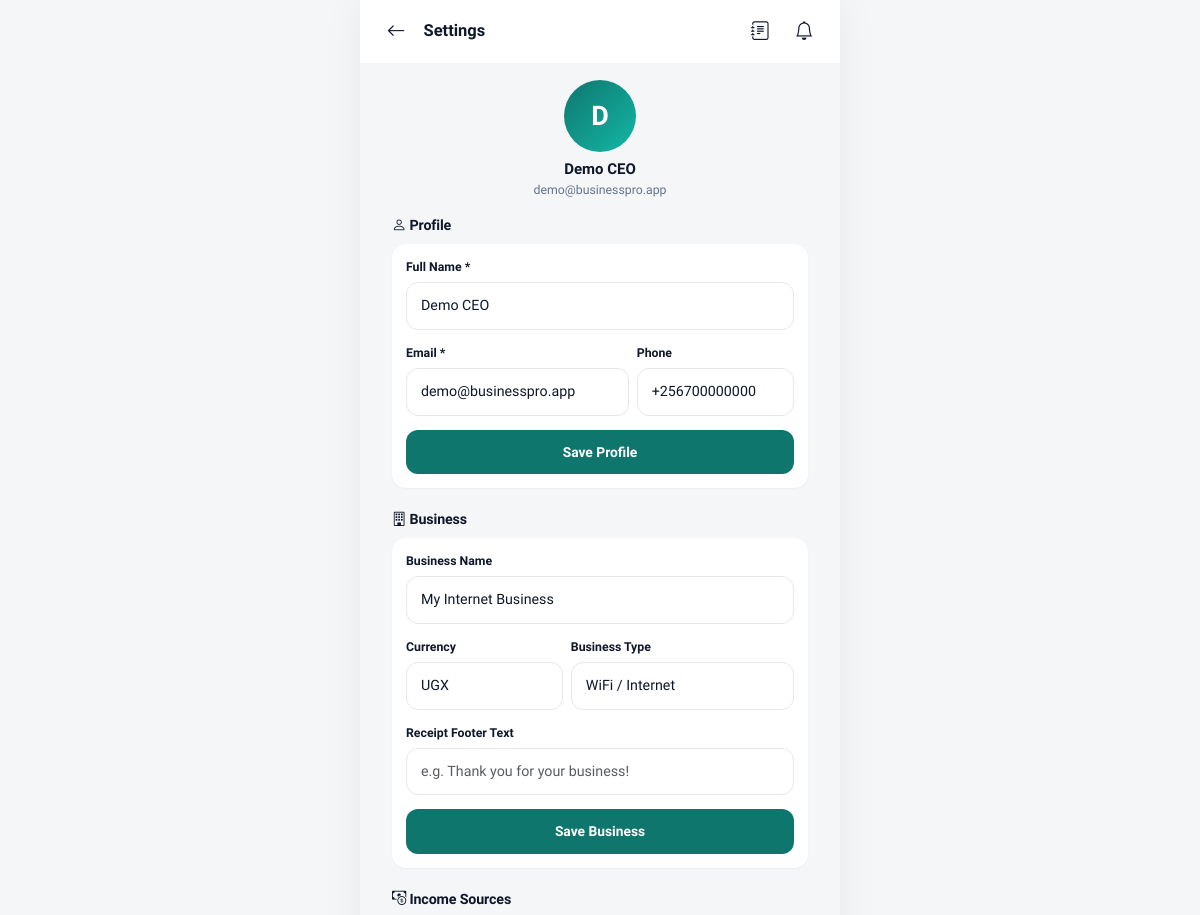
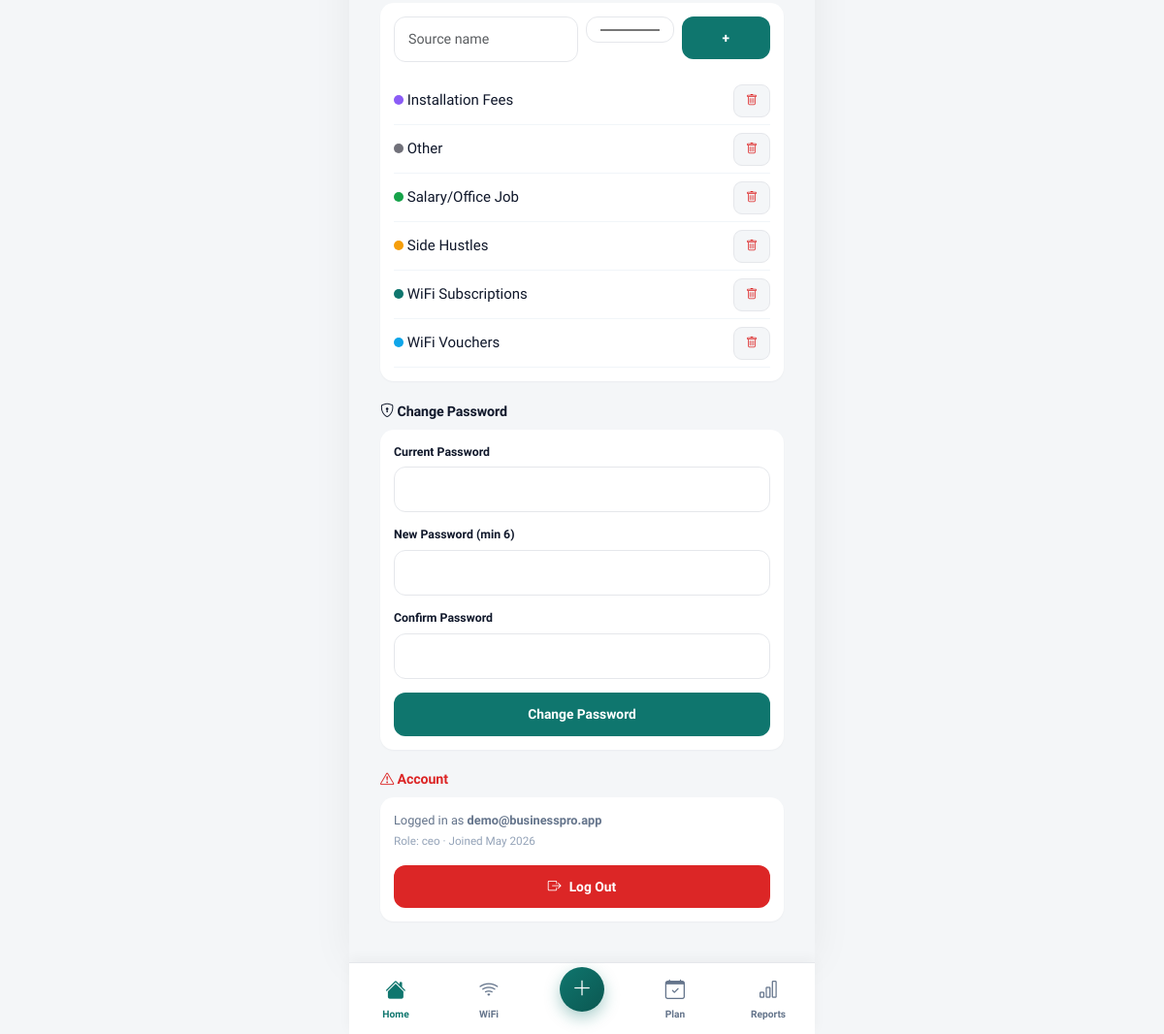
Page /modules/settings/index.php (signed in) on the committed database (2 pictures, top to bottom).
### tables this page shows
CREATE TABLE users (
    id              INT AUTO_INCREMENT PRIMARY KEY,
    full_name       VARCHAR(120) NOT NULL,
    email           VARCHAR(150) NOT NULL UNIQUE,
    phone           VARCHAR(20),
    password_hash   VARCHAR(255) NOT NULL,
    role            ENUM('ceo','manager','staff') DEFAULT 'ceo',
    avatar          VARCHAR(255) DEFAULT NULL,
    business_name   VARCHAR(150) DEFAULT 'My Business',
    currency        VARCHAR(10) DEFAULT 'UGX',
    timezone        VARCHAR(50) DEFAULT 'Africa/Kampala',
    receipt_footer  TEXT DEFAULT NULL,
    status          ENUM('active','suspended') DEFAULT 'active',
    last_login      DATETIME DEFAULT NULL,
    created_at      DATETIME DEFAULT CURRENT_TIMESTAMP
);

CREATE TABLE businesses (
    id              INT AUTO_INCREMENT PRIMARY KEY,
    user_id         INT NOT NULL,
    name            VARCHAR(150) NOT NULL,
    type            ENUM('wifi','retail','services','rental','other') DEFAULT 'wifi',
    description     TEXT,
    address         VARCHAR(255),
    phone           VARCHAR(20),
    is_active       TINYINT(1) DEFAULT 1,
    created_at      DATETIME DEFAULT CURRENT_TIMESTAMP,
    FOREIGN KEY (user_id) REFERENCES users(id) ON DELETE CASCADE
);

CREATE TABLE income_sources (
    id              INT AUTO_INCREMENT PRIMARY KEY,
    user_id         INT NOT NULL,
    name            VARCHAR(80) NOT NULL,
    icon            VARCHAR(40) DEFAULT 'bi-cash',
    color           VARCHAR(20) DEFAULT '#16a34a',
    FOREIGN KEY (user_id) REFERENCES users(id) ON DELETE CASCADE
);

### includes/functions.php (called while the page is built, shortened)
<?php
function e($value) {
    return htmlspecialchars((string)$value, ENT_QUOTES, 'UTF-8');
}

### modules/settings/index.php (the view, shortened to what this page needs)
<?php
require_once __DIR__ . '/../../config/config.php';
$userId = uid();
$bizId = defaultBusinessId($pdo);
$biz = null;
if ($bizId) {
    $stmt = $pdo->prepare("SELECT * FROM businesses WHERE id=?");
    $stmt->execute([$bizId]);
    $biz = $stmt->fetch();
}
$stmt = $pdo->prepare("SELECT * FROM income_sources WHERE user_id=? ORDER BY name");
$stmt->execute([$userId]);
$sources = $stmt->fetchAll();
$stmt = $pdo->prepare("SELECT * FROM users WHERE id=?");
$stmt->execute([$userId]);
$user = $stmt->fetch();
$currencies = ['UGX','KES','TZS','RWF','USD','GBP','EUR','ZAR','NGN'];
include __DIR__ . '/../../includes/header.php';
$topbarTitle = 'Settings'; $topbarBack = BASE_URL.'/dashboard.php';
include __DIR__ . '/../../includes/topbar.php';
?>
<div class="px-page mt-page">
    <div class="text-center mb-3">
        <div style="display:inline-flex;width:72px;height:72px;border-radius:50%;background:linear-gradient(135deg,var(--primary),var(--primary-light));align-items:center;justify-content:center;color:#fff;font-size:1.8rem;font-weight:800;">
            <?= strtoupper(substr($user['full_name'],0,1)) ?>
        </div>
        <div style="font-weight:700;margin-top:6px;"><?= e($user['full_name']) ?></div>
        <div class="text-muted" style="font-size:.82rem;"><?= e($user['email']) ?></div>
    </div>
    <div class="section-title"><h3><i class="bi bi-person"></i> Profile</h3></div>
    <div class="list-card" style="padding:14px;">
        <form method="post">
            <div class="form-group"><label class="form-label">Full Name *</label><input class="form-control" name="full_name" value="<?= e($user['full_name']) ?>" required></div>
            <div class="row g-2">
                <div class="col-7 form-group"><label class="form-label">Email *</label><input class="form-control" name="email" type="email" value="<?= e($user['email']) ?>" required></div>
                <div class="col-5 form-group"><label class="form-label">Phone</label><input class="form-control" name="phone" value="<?= e($user['phone']) ?>"></div>
            </div>
            <button class="btn btn-primary btn-block">Save Profile</button>
        </form>
    </div>
    <div class="section-title mt-4"><h3><i class="bi bi-building"></i> Business</h3></div>
    <div class="list-card" style="padding:14px;">
        <form method="post">
            <div class="form-group"><label class="form-label">Business Name</label><input class="form-control" name="business_name" value="<?= e($user['business_name']) ?>"></div>
            <div class="row g-2">
                <div class="col-5 form-group">
                    <label class="form-label">Currency</label>
                    <select class="form-select" name="currency">
                        <?php foreach ($currencies as $c): ?><option value="<?= $c ?>" <?= ($user['currency']??'UGX')===$c?'selected':'' ?>><?= $c ?></option><?php endforeach; ?>
                    </select>
                </div>
                <div class="col-7 form-group">
                    <label class="form-label">Business Type</label>
                    <select class="form-select" name="biz_type">
                        <?php foreach (['wifi'=>'WiFi / Internet','retail'=>'Retail','services'=>'Services','rental'=>'Rental','other'=>'Other'] as $k=>$v): ?>
                            <option value="<?= $k ?>" <?= ($biz['type']??'wifi')===$k?'selected':'' ?>><?= $v ?></option>
                        <?php endforeach; ?>
                    </select>
                </div>
            </div>
            <div class="form-group"><label class="form-label">Receipt Footer Text</label><input class="form-control" name="receipt_footer" value="<?= e($user['receipt_footer']) ?>" placeholder="e.g. Thank you for your business!"></div>
            <button class="btn btn-primary btn-block">Save Business</button>
        </form>
    </div>
    <div class="section-title mt-4"><h3><i class="bi bi-cash-coin"></i> Income Sources</h3></div>
    <div class="list-card" style="padding:14px;">
        <form method="post" class="row g-2 mb-3">
            <div class="col-6"><input class="form-control" name="name" placeholder="Source name" required></div>
            <div class="col-3"><input class="form-control" name="color" type="color" value="#16A34A"></div>
            <div class="col-3"><button class="btn btn-primary btn-block">+</button></div>
        </form>
        <?php foreach ($sources as $s): ?>
            <div class="d-flex justify-content-between align-items-center py-2" style="border-bottom:1px solid var(--border-light);">
                <span><span style="display:inline-block;width:10px;height:10px;border-radius:50%;background:<?= e($s['color']) ?>;"></span> <?= e($s['name']) ?></span>
                <form method="post" data-confirm="Remove source?"><button class="btn btn-light btn-sm" style="color:var(--danger)"><i class="bi bi-trash"></i></button></form>
            </div>
        <?php endforeach; ?>
    </div>
    <div class="section-title mt-4"><h3><i class="bi bi-shield-lock"></i> Change Password</h3></div>
    <div class="list-card" style="padding:14px;">
        <form method="post">
            <div class="form-group"><label class="form-label">Current Password</label><input class="form-control" name="current_password" type="password" required></div>
            <div class="form-group"><label class="form-label">New Password (min 6)</label><input class="form-control" name="new_password" type="password" required minlength="6"></div>
            <div class="form-group"><label class="form-label">Confirm Password</label><input class="form-control" name="confirm_password" type="password" required></div>
            <button class="btn btn-primary btn-block">Change Password</button>
        </form>
    </div>
    <div class="section-title mt-4"><h3 style="color:var(--danger)"><i class="bi bi-exclamation-triangle"></i> Account</h3></div>
    <div class="list-card" style="padding:14px;">
        <div class="text-muted" style="font-size:.85rem;">Logged in as <strong><?= e($user['email']) ?></strong></div>
        <div class="text-soft mt-1" style="font-size:.78rem;">Role: <?= e($user['role'] ?? 'admin') ?> · Joined <?= date('M Y', strtotime($user['created_at'])) ?></div>
        <a href="<?= BASE_URL ?>/logout.php" class="btn btn-danger btn-block mt-3"><i class="bi bi-box-arrow-right"></i> Log Out</a>
    </div>
</div>
<div style="height:30px"></div>
<?php $active='home'; include __DIR__ . '/../../includes/bottomnav.php'; ?>
<?php include __DIR__ . '/../../includes/footer.php'; ?>

### includes/header.php (shortened to what this page needs)
<?php
$bodyClass = $bodyClass ?? '';
?>
<!DOCTYPE html>
<html lang="en">
<head>
<link href="https://cdn.jsdelivr.net/npm/bootstrap@5.3.3/dist/css/bootstrap.min.css" rel="stylesheet">
<link href="https://cdn.jsdelivr.net/npm/bootstrap-icons@1.11.3/font/bootstrap-icons.css" rel="stylesheet">
<link href="<?= BASE_URL ?>/assets/css/style.css" rel="stylesheet">
</head>
<body class="<?= e($bodyClass) ?>">
<div class="app-shell">

### includes/topbar.php (shortened to what this page needs)
<?php
$topbarTitle    = $topbarTitle    ?? APP_NAME;
$topbarBack     = $topbarBack     ?? '';
$topbarGradient = $topbarGradient ?? false;
?>
<header class="app-header <?= $topbarGradient ? 'gradient' : '' ?>">
    <div class="d-flex align-items-center gap-2">
        <?php if ($topbarBack !== ''): ?>
            <a href="<?= e($topbarBack) ?>" class="icon-btn"><i class="bi bi-arrow-left"></i></a>
        <?php else: ?>
            <button class="icon-btn" type="button" data-bs-toggle="offcanvas" data-bs-target="#mainMenu">
                <i class="bi bi-list"></i>
            </button>
        <?php endif; ?>
        <div class="title"><?= e($topbarTitle) ?></div>
    </div>
    <div class="d-flex align-items-center gap-1">
        <a href="<?= BASE_URL ?>/modules/notes/index.php" class="icon-btn" title="Notes"><i class="bi bi-journal-text"></i></a>
        <a href="<?= BASE_URL ?>/modules/planner/index.php" class="icon-btn" title="Tasks &amp; Reminders">
            <i class="bi bi-bell"></i>
        </a>
    </div>
</header>

### includes/bottomnav.php
<?php
$active = $active ?? 'home';
?>
<nav class="bottom-nav">
    <a href="<?= BASE_URL ?>/dashboard.php"               class="<?= $active==='home'?'active':'' ?>">
        <i class="bi <?= $active==='home'?'bi-house-fill':'bi-house' ?>"></i> Home
    </a>
    <a href="<?= BASE_URL ?>/modules/wifi/index.php"      class="<?= $active==='wifi'?'active':'' ?>">
        <i class="bi <?= $active==='wifi'?'bi-wifi':'bi-wifi' ?>"></i> WiFi
    </a>
    <a href="<?= BASE_URL ?>/modules/expenses/add.php"    class="<?= $active==='add'?'active':'' ?>" style="position: relative;">
        <span style="display:inline-flex;width:46px;height:46px;border-radius:50%;background:linear-gradient(135deg,var(--primary),var(--primary-dark));align-items:center;justify-content:center;color:#fff;margin-top:-22px;box-shadow:0 6px 16px rgba(15,118,110,.35)">
            <i class="bi bi-plus-lg" style="font-size:1.4rem;margin:0;"></i>
        </span>
    </a>
    <a href="<?= BASE_URL ?>/modules/planner/index.php"   class="<?= $active==='plan'?'active':'' ?>">
        <i class="bi <?= $active==='plan'?'bi-calendar-check-fill':'bi-calendar-check' ?>"></i> Plan
    </a>
    <a href="<?= BASE_URL ?>/modules/reports/index.php"   class="<?= $active==='reports'?'active':'' ?>">
        <i class="bi <?= $active==='reports'?'bi-bar-chart-fill':'bi-bar-chart' ?>"></i> Reports
    </a>
</nav>

### includes/footer.php (shortened to what this page needs)
    </div>
</body>
</html>

### assets/css/style.css (style rules this page uses)
:root { --primary: #0F766E; --primary-dark: #0B5751; --primary-light: #14B8A6; --primary-50: #F0FDFA; --primary-100: #CCFBF1; --accent: #F59E0B; --accent-dark: #D97706; --success: #16A34A; --danger: #DC2626; --warning: #F59E0B; --info: #0EA5E9; --bg: #F4F6F8; --bg-soft: #FAFAFB; --card: #FFFFFF; --border: #E5E7EB; --border-light: #F1F5F9; --text: #0F172A; --text-muted: #64748B; --text-soft: #94A3B8; --shadow-sm: 0 1px 2px rgba(15, 23, 42, 0.04); --shadow: 0 4px 12px rgba(15, 23, 42, 0.06); --shadow-lg: 0 12px 28px rgba(15, 23, 42, 0.10); --radius: 14px; --radius-sm: 10px; --radius-lg: 20px; --header-h: 64px; --bottomnav-h: 74px; }
* { box-sizing: border-box; -webkit-tap-highlight-color: transparent; }
html, body { margin: 0; padding: 0; font-family: 'Plus Jakarta Sans', -apple-system, BlinkMacSystemFont, sans-serif; background: var(--bg); color: var(--text); font-size: 15px; line-height: 1.5; -webkit-font-smoothing: antialiased; }
body { padding-bottom: calc(var(--bottomnav-h) + env(safe-area-inset-bottom)); }
a { color: var(--primary); text-decoration: none; }
h1, h2, h3, h4, h5, h6 { font-weight: 700; color: var(--text); margin: 0 0 .5rem; letter-spacing: -0.01em; }
h3 { font-size: 1.1rem; }
.text-muted { color: var(--text-muted) !important; }
.text-soft { color: var(--text-soft) !important; }
.app-shell { max-width: 480px; margin: 0 auto; background: var(--bg); min-height: 100vh; position: relative; }
@media (min-width: 768px) { .app-shell { box-shadow: 0 0 40px rgba(0,0,0,0.06); } }
.app-header { position: sticky; top: 0; z-index: 50; background: var(--card); border-bottom: 1px solid var(--border-light); height: var(--header-h); display: flex; align-items: center; justify-content: space-between; padding: 0 16px; backdrop-filter: blur(10px); }
.app-header .title { font-weight: 700; font-size: 1.1rem; }
.app-header .icon-btn { width: 40px; height: 40px; border-radius: 12px; display: inline-flex; align-items: center; justify-content: center; background: transparent; border: none; color: inherit; font-size: 1.25rem; cursor: pointer; transition: background .15s; position: relative; }
.section-title { display: flex; justify-content: space-between; align-items: center; margin: 18px 16px 10px; }
.section-title h3 { font-size: .95rem; margin: 0; }
.list-card { background: var(--card); border-radius: var(--radius); margin: 0 16px 12px; box-shadow: var(--shadow-sm); overflow: hidden; }
.form-group { margin-bottom: 14px; }
.form-label { font-size: .82rem; font-weight: 600; color: var(--text); margin-bottom: 6px; display: block; }
.form-control, .form-select { width: 100%; padding: 12px 14px; border: 1.5px solid var(--border); border-radius: 12px; font-size: .95rem; background: var(--card); color: var(--text); transition: border-color .15s, box-shadow .15s; font-family: inherit; }
.btn { display: inline-flex; align-items: center; justify-content: center; gap: 8px; font-weight: 600; border-radius: 12px; padding: 12px 18px; border: none; font-size: .92rem; cursor: pointer; transition: transform .1s, box-shadow .15s, background .15s; text-decoration: none; font-family: inherit; }
.btn-primary { background: var(--primary); color: #fff; }
.btn-danger { background: var(--danger); color: #fff; }
.btn-light { background: var(--bg); color: var(--text); border: 1.5px solid var(--border); }
.btn-block { width: 100%; }
.btn-sm { padding: 7px 12px; font-size: .8rem; border-radius: 9px; }
.bottom-nav { position: fixed; bottom: 0; left: 0; right: 0; max-width: 480px; margin: 0 auto; height: var(--bottomnav-h); background: var(--card); border-top: 1px solid var(--border); display: flex; justify-content: space-around; align-items: center; z-index: 50; padding-bottom: env(safe-area-inset-bottom); box-shadow: 0 -4px 12px rgba(0,0,0,.04); }
.bottom-nav a { flex: 1; text-align: center; color: var(--text-muted); font-size: .68rem; font-weight: 600; padding: 8px 4px; text-decoration: none; transition: color .15s; }
.bottom-nav a i { display: block; font-size: 1.35rem; margin-bottom: 2px; }
.bottom-nav a.active { color: var(--primary); }
.bottom-nav a.active i { transform: scale(1.05); }
.px-page { padding-left: 16px; padding-right: 16px; }
.mt-page { margin-top: 16px; }

### rows in the picture
users: full_name "D", full_name "Demo CEO", email "demo@businesspro.app", phone "+256700000000", business_name "My Internet Business", currency "UGX", role "ceo", created_at "May 2026"
businesses: biz_type "WiFi / Internet"
income_sources: name "Installation Fees"
income_sources: name "Other"
income_sources: name "Salary/Office Job"
income_sources: name "Side Hustles"
income_sources: name "WiFi Subscriptions"
income_sources: name "WiFi Vouchers"

### other values in the picture
$topbarTitle "Settings"
